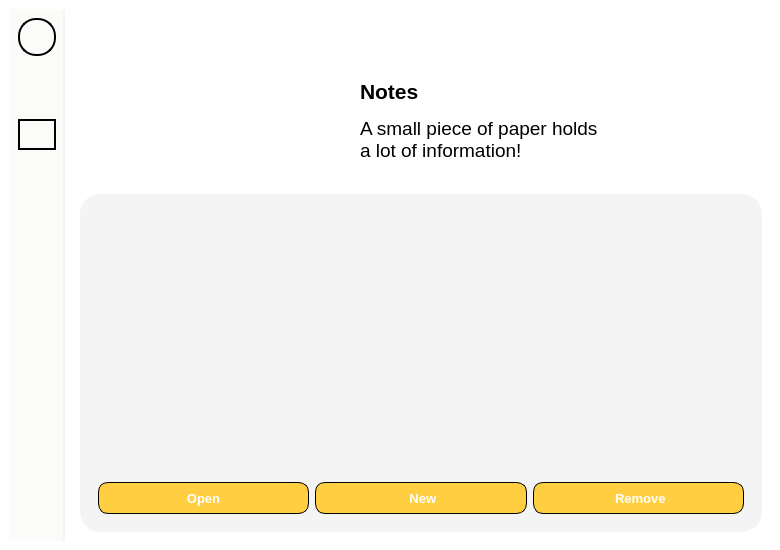
<?xml version="1.0" encoding="UTF-8"?>
<ui version="4.0">
 <class>MainWindow</class>
 <widget class="QMainWindow" name="MainWindow">
  <property name="geometry">
   <rect>
    <x>0</x>
    <y>0</y>
    <width>780</width>
    <height>550</height>
   </rect>
  </property>
  <property name="minimumSize">
   <size>
    <width>780</width>
    <height>550</height>
   </size>
  </property>
  <property name="windowTitle">
   <string>MainWindow</string>
  </property>
  <property name="styleSheet">
   <string notr="true">padding: 0px;
border: 0px;
background-color: white;</string>
  </property>
  <widget class="QWidget" name="centralwidget">
   <layout class="QHBoxLayout" name="horizontalLayout">
    <item>
     <widget class="QWidget" name="widget" native="true">
      <property name="styleSheet">
       <string notr="true">max-width: 54px;
background-color: #FBFBFA;
border-right: 2px solid #F5F5F4;
padding: 0px;
margin: 0px;</string>
      </property>
      <layout class="QVBoxLayout" name="verticalLayout_2">
       <item>
        <widget class="QLabel" name="label">
         <property name="font">
          <font>
           <pointsize>10</pointsize>
           <weight>75</weight>
           <bold>true</bold>
          </font>
         </property>
         <property name="styleSheet">
          <string notr="true">min-height: 34px;
max-height: 34px;
min-width: 34px;
max-width: 34px;
border: 2px solid black;
border-radius: 18px;</string>
         </property>
         <property name="text">
          <string/>
         </property>
         <property name="pixmap">
          <pixmap>../Image/icon.png</pixmap>
         </property>
         <property name="scaledContents">
          <bool>true</bool>
         </property>
         <property name="alignment">
          <set>Qt::AlignCenter</set>
         </property>
        </widget>
       </item>
       <item>
        <widget class="QLabel" name="label_5">
         <property name="styleSheet">
          <string notr="true">border: 0px;</string>
         </property>
         <property name="text">
          <string/>
         </property>
        </widget>
       </item>
       <item>
        <widget class="QLabel" name="label_2">
         <property name="font">
          <font>
           <pointsize>10</pointsize>
           <weight>75</weight>
           <bold>true</bold>
          </font>
         </property>
         <property name="styleSheet">
          <string notr="true">QLabel{
	max-height: 22px;
	border: 2px solid #FBFBFA;
	padding: 6px;
	border-radius: 18px;
}

QLabel:hover{
	max-height: 22px;
	border: 2px solid gray;
	padding: 6px;
	border-radius: 18px;
}</string>
         </property>
         <property name="text">
          <string/>
         </property>
         <property name="pixmap">
          <pixmap>../Image/home_d.png</pixmap>
         </property>
         <property name="scaledContents">
          <bool>true</bool>
         </property>
         <property name="alignment">
          <set>Qt::AlignCenter</set>
         </property>
        </widget>
       </item>
       <item>
        <widget class="QLabel" name="label_3">
         <property name="font">
          <font>
           <pointsize>10</pointsize>
           <weight>75</weight>
           <bold>true</bold>
          </font>
         </property>
         <property name="styleSheet">
          <string notr="true">max-height: 22px;
border: 2px solid black;
padding: 6px;
border-radius: 18px;</string>
         </property>
         <property name="text">
          <string/>
         </property>
         <property name="pixmap">
          <pixmap>../Image/notes_a.png</pixmap>
         </property>
         <property name="scaledContents">
          <bool>true</bool>
         </property>
         <property name="alignment">
          <set>Qt::AlignCenter</set>
         </property>
        </widget>
       </item>
       <item>
        <widget class="QLabel" name="label_4">
         <property name="font">
          <font>
           <pointsize>10</pointsize>
           <weight>75</weight>
           <bold>true</bold>
          </font>
         </property>
         <property name="styleSheet">
          <string notr="true">QLabel{
	max-height: 22px;
	border: 2px solid #FBFBFA;
	padding: 6px;
	border-radius: 18px;
}

QLabel:hover{
	max-height: 22px;
	border: 2px solid gray;
	padding: 6px;
	border-radius: 18px;
}</string>
         </property>
         <property name="text">
          <string/>
         </property>
         <property name="pixmap">
          <pixmap>../Image/chat_d.png</pixmap>
         </property>
         <property name="scaledContents">
          <bool>true</bool>
         </property>
         <property name="alignment">
          <set>Qt::AlignCenter</set>
         </property>
        </widget>
       </item>
       <item>
        <widget class="QLabel" name="label_10">
         <property name="font">
          <font>
           <pointsize>10</pointsize>
           <weight>75</weight>
           <bold>true</bold>
          </font>
         </property>
         <property name="styleSheet">
          <string notr="true">QLabel{
	max-height: 22px;
	border: 2px solid #FBFBFA;
	padding: 6px;
	border-radius: 18px;
}

QLabel:hover{
	max-height: 22px;
	border: 2px solid gray;
	padding: 6px;
	border-radius: 18px;
}</string>
         </property>
         <property name="text">
          <string/>
         </property>
         <property name="pixmap">
          <pixmap>../Image/search_d.png</pixmap>
         </property>
         <property name="scaledContents">
          <bool>true</bool>
         </property>
         <property name="alignment">
          <set>Qt::AlignCenter</set>
         </property>
        </widget>
       </item>
       <item>
        <spacer name="verticalSpacer">
         <property name="orientation">
          <enum>Qt::Vertical</enum>
         </property>
         <property name="sizeHint" stdset="0">
          <size>
           <width>20</width>
           <height>40</height>
          </size>
         </property>
        </spacer>
       </item>
       <item>
        <widget class="QLabel" name="label_6">
         <property name="font">
          <font>
           <pointsize>10</pointsize>
           <weight>75</weight>
           <bold>true</bold>
          </font>
         </property>
         <property name="styleSheet">
          <string notr="true">QLabel{
	max-height: 22px;
	border: 2px solid #FBFBFA;
	padding: 6px;
	border-radius: 18px;
}

QLabel:hover{
	max-height: 22px;
	border: 2px solid gray;
	padding: 6px;
	border-radius: 18px;
}</string>
         </property>
         <property name="text">
          <string/>
         </property>
         <property name="pixmap">
          <pixmap>../Image/about_b.png</pixmap>
         </property>
         <property name="scaledContents">
          <bool>true</bool>
         </property>
         <property name="alignment">
          <set>Qt::AlignCenter</set>
         </property>
        </widget>
       </item>
       <item>
        <widget class="QLabel" name="label_8">
         <property name="font">
          <font>
           <pointsize>10</pointsize>
           <weight>75</weight>
           <bold>true</bold>
          </font>
         </property>
         <property name="styleSheet">
          <string notr="true">QLabel{
	max-height: 22px;
	border: 2px solid #FBFBFA;
	padding: 6px;
	border-radius: 18px;
}

QLabel:hover{
	max-height: 22px;
	border: 2px solid gray;
	padding: 6px;
	border-radius: 18px;
}</string>
         </property>
         <property name="text">
          <string/>
         </property>
         <property name="pixmap">
          <pixmap>../Image/log_out.png</pixmap>
         </property>
         <property name="scaledContents">
          <bool>true</bool>
         </property>
         <property name="alignment">
          <set>Qt::AlignCenter</set>
         </property>
        </widget>
       </item>
      </layout>
     </widget>
    </item>
    <item>
     <widget class="QWidget" name="widget_2" native="true">
      <property name="styleSheet">
       <string notr="true"/>
      </property>
      <layout class="QVBoxLayout" name="verticalLayout">
       <item>
        <widget class="QWidget" name="widget_5" native="true">
         <property name="styleSheet">
          <string notr="true">margin-top: 20px;
min-height: 150px;
max-height: 150px;</string>
         </property>
         <layout class="QHBoxLayout" name="horizontalLayout_2">
          <item>
           <spacer name="horizontalSpacer">
            <property name="orientation">
             <enum>Qt::Horizontal</enum>
            </property>
            <property name="sizeHint" stdset="0">
             <size>
              <width>40</width>
              <height>20</height>
             </size>
            </property>
           </spacer>
          </item>
          <item>
           <widget class="QLabel" name="label_7">
            <property name="styleSheet">
             <string notr="true">max-width: 120px;
min-width: 120px;
max-height: 100px;
min-height: 100px;</string>
            </property>
            <property name="text">
             <string/>
            </property>
            <property name="pixmap">
             <pixmap>../Image/all_note.png</pixmap>
            </property>
            <property name="scaledContents">
             <bool>true</bool>
            </property>
           </widget>
          </item>
          <item>
           <widget class="QWidget" name="widget_6" native="true">
            <property name="styleSheet">
             <string notr="true">max-height: 120px;
min-height: 120px;
border: 0px;</string>
            </property>
            <layout class="QVBoxLayout" name="verticalLayout_3">
             <item>
              <widget class="QTextBrowser" name="textBrowser">
               <property name="styleSheet">
                <string notr="true">min-width: 250px;</string>
               </property>
               <property name="html">
                <string>&lt;!DOCTYPE HTML PUBLIC &quot;-//W3C//DTD HTML 4.0//EN&quot; &quot;http://www.w3.org/TR/REC-html40/strict.dtd&quot;&gt;
&lt;html&gt;&lt;head&gt;&lt;meta name=&quot;qrichtext&quot; content=&quot;1&quot; /&gt;&lt;style type=&quot;text/css&quot;&gt;
p, li { white-space: pre-wrap; }
&lt;/style&gt;&lt;/head&gt;&lt;body style=&quot; font-family:'MS Shell Dlg 2'; font-size:8.25pt; font-weight:400; font-style:normal;&quot;&gt;
&lt;p style=&quot;-qt-paragraph-type:empty; margin-top:0px; margin-bottom:0px; margin-left:0px; margin-right:0px; -qt-block-indent:0; text-indent:0px; font-family:'Segoe UI ';&quot;&gt;&lt;br /&gt;&lt;/p&gt;
&lt;p style=&quot; margin-top:0px; margin-bottom:0px; margin-left:0px; margin-right:0px; -qt-block-indent:0; text-indent:0px;&quot;&gt;&lt;span style=&quot; font-family:'Segoe UI '; font-size:16pt; font-weight:600;&quot;&gt;Notes&lt;/span&gt;&lt;/p&gt;
&lt;p style=&quot;-qt-paragraph-type:empty; margin-top:0px; margin-bottom:0px; margin-left:0px; margin-right:0px; -qt-block-indent:0; text-indent:0px; font-family:'Segoe UI '; font-size:8pt; font-weight:600;&quot;&gt;&lt;br /&gt;&lt;/p&gt;
&lt;p style=&quot; margin-top:0px; margin-bottom:0px; margin-left:0px; margin-right:0px; -qt-block-indent:0; text-indent:0px;&quot;&gt;&lt;span style=&quot; font-family:'Segoe UI '; font-size:14pt;&quot;&gt;A small piece of paper holds a lot of information!&lt;/span&gt;&lt;/p&gt;&lt;/body&gt;&lt;/html&gt;</string>
               </property>
              </widget>
             </item>
            </layout>
           </widget>
          </item>
          <item>
           <spacer name="horizontalSpacer_2">
            <property name="orientation">
             <enum>Qt::Horizontal</enum>
            </property>
            <property name="sizeHint" stdset="0">
             <size>
              <width>40</width>
              <height>20</height>
             </size>
            </property>
           </spacer>
          </item>
         </layout>
        </widget>
       </item>
       <item>
        <widget class="QWidget" name="widget_3" native="true">
         <property name="styleSheet">
          <string notr="true">border-radius: 20px;
background-color: #F4F4F4;</string>
         </property>
         <layout class="QVBoxLayout" name="verticalLayout_4">
          <item>
           <widget class="QListWidget" name="listWidget_2">
            <property name="font">
             <font>
              <pointsize>13</pointsize>
             </font>
            </property>
            <property name="styleSheet">
             <string notr="true">QListWidget{
	border: 0px;
	margin-top: 0px;
}

QListWidget::item {
	background-color: white;
	height: 60px;
	margin: 5px;
	margin-bottom: 10px;
	border-radius: 15px;
	padding-left: 15px;
	padding-right: 15px;
}

QListWidget::item::hover{
	background-color: rgb(250, 250, 250);
	color: black;
	height: 60px;
	margin: 5px;
	margin-bottom: 10px;
	border-radius: 15px;
	padding-left: 15px;
	padding-right: 15px;
}

QListWidget::item::selected{
	background-color: rgb(250, 250, 250);
	color: black;
	height: 60px;
	margin: 5px;
	margin-bottom: 10px;
	border-radius: 15px;
	padding-left: 15px;
	padding-right: 15px;
	border: 2px solid gray;
}</string>
            </property>
            <property name="verticalScrollBarPolicy">
             <enum>Qt::ScrollBarAlwaysOff</enum>
            </property>
            <property name="horizontalScrollBarPolicy">
             <enum>Qt::ScrollBarAlwaysOff</enum>
            </property>
           </widget>
          </item>
          <item>
           <widget class="QWidget" name="widget_4" native="true">
            <layout class="QHBoxLayout" name="horizontalLayout_3">
             <item>
              <widget class="QPushButton" name="pushButton_4">
               <property name="font">
                <font>
                 <family>Segoe UI</family>
                 <pointsize>10</pointsize>
                 <weight>75</weight>
                 <bold>true</bold>
                </font>
               </property>
               <property name="styleSheet">
                <string notr="true">QPushButton{
	border: 1px solid black;
	height: 30px;
	border-radius: 10px;
	background-color: #FFCE41;
	color: white;
}

QPushButton::hover{
	border: 2px solid black;
	height: 30px;
	border-radius: 10px;
	background-color: #FFCE41;
}

QPushButton::pressed{
	border: 2px solid black;
	height: 30px;
	border-radius: 10px;
	background-color: rgb(234, 188, 59);
}</string>
               </property>
               <property name="text">
                <string>Open</string>
               </property>
               <property name="icon">
                <iconset>
                 <normaloff>../Image/all_note_view.png</normaloff>../Image/all_note_view.png</iconset>
               </property>
               <property name="iconSize">
                <size>
                 <width>16</width>
                 <height>16</height>
                </size>
               </property>
              </widget>
             </item>
             <item>
              <widget class="QPushButton" name="pushButton_3">
               <property name="font">
                <font>
                 <family>Segoe UI</family>
                 <pointsize>10</pointsize>
                 <weight>75</weight>
                 <bold>true</bold>
                </font>
               </property>
               <property name="styleSheet">
                <string notr="true">QPushButton{
	border: 1px solid black;
	height: 30px;
	border-radius: 10px;
	background-color: #FFCE41;
	color: white;
}

QPushButton::hover{
	border: 2px solid black;
	height: 30px;
	border-radius: 10px;
	background-color: #FFCE41;
}

QPushButton::pressed{
	border: 2px solid black;
	height: 30px;
	border-radius: 10px;
	background-color: rgb(234, 188, 59);
}</string>
               </property>
               <property name="text">
                <string> New</string>
               </property>
               <property name="icon">
                <iconset>
                 <normaloff>../Image/new.png</normaloff>../Image/new.png</iconset>
               </property>
               <property name="iconSize">
                <size>
                 <width>16</width>
                 <height>16</height>
                </size>
               </property>
              </widget>
             </item>
             <item>
              <widget class="QPushButton" name="pushButton">
               <property name="font">
                <font>
                 <family>Segoe UI</family>
                 <pointsize>10</pointsize>
                 <weight>75</weight>
                 <bold>true</bold>
                </font>
               </property>
               <property name="styleSheet">
                <string notr="true">QPushButton{
	border: 1px solid black;
	height: 30px;
	border-radius: 10px;
	background-color: #FFCE41;
	color: white;
}

QPushButton::hover{
	border: 2px solid black;
	height: 30px;
	border-radius: 10px;
	background-color: #FFCE41;
}

QPushButton::pressed{
	border: 2px solid black;
	height: 30px;
	border-radius: 10px;
	background-color: rgb(234, 188, 59);
}</string>
               </property>
               <property name="text">
                <string> Remove</string>
               </property>
               <property name="icon">
                <iconset>
                 <normaloff>../Image/remove.png</normaloff>../Image/remove.png</iconset>
               </property>
               <property name="iconSize">
                <size>
                 <width>16</width>
                 <height>16</height>
                </size>
               </property>
              </widget>
             </item>
            </layout>
           </widget>
          </item>
         </layout>
        </widget>
       </item>
      </layout>
     </widget>
    </item>
   </layout>
  </widget>
 </widget>
 <resources/>
 <connections/>
</ui>
